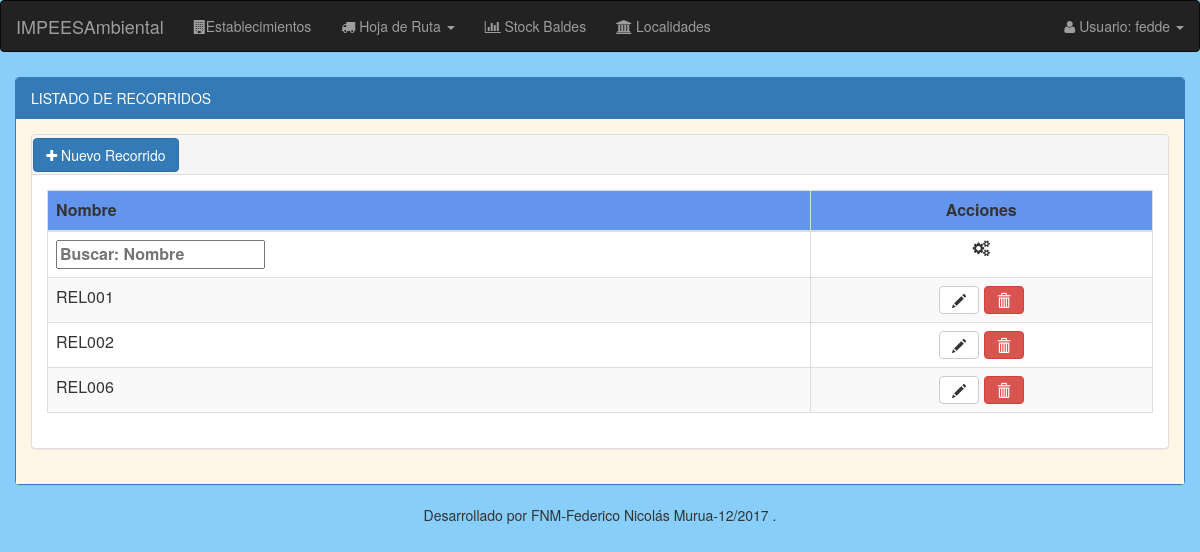
The page /generadores/listado/recorridos/ (signed in) on the database its author committed.
### modulo_I/models.py (models this page shows, shortened)
class Recorrido(models.Model):
    nombre = models.CharField(max_length=50, unique=True)
    extra = models.BooleanField(default=False)

### modulo_I/views.py (the view)
@login_required
def listado_recorridos(request):
    listado_recorridos = Recorrido.objects.all()
    return render(request, 'establecimiento/recorrido/recorrido_listado.html', {'listado_recorridos': listado_recorridos})

### modulo_I/templates/establecimiento/recorrido/recorrido_listado.html (shortened to what this page needs)
{% extends "base/base_listado.html" %}
{% load staticfiles %}
{% load staticfiles bootstrap3 %}
{% block panel-heading %}
  LISTADO DE RECORRIDOS
{% endblock %}
{% block panel-heading-tabla %}
  <div style="padding-top:0.3%; padding-left:0.1%;">
    <a class="btn btn-primary js-alta-recorrido"><i class="fa fa-plus"></i> Nuevo Recorrido</a>
  </div>
{% endblock %}
{% block thead-tabla %}
  <thead>
  <tr style="background:#6495ED;">
      <th>Nombre</th>
      <th style="text-align: center;">Acciones</th>
  </tr>
  </thead>
{% endblock %}
{% block tfoot-tabla %}
  <tfoot >
     <tr>
       <th>Nombre</th>
       <th style="text-align: center;"><i class="fa fa-cogs"></i></th>
    </tr>
  </tfoot>
{% endblock %}
{% block tbody-tabla %}
  <tbody>
  {% for recorrido in listado_recorridos %}
      <tr>
          <td>{{ recorrido.nombre }}</td>
          <td align="center">
             <a class="btn btn-default" data-toggle="tooltip" title="Modificar" href="{% url 'generadores:modificar_recorridos' id_recorrido=recorrido.id%}"><em class="glyphicon glyphicon-pencil"></em></a>
             <a id="recorrido_id"class="btn btn-danger btn-baja" data-recorridoid="{{recorrido.id}}" data-recorridonombre="{{recorrido.nombre}}" data-toggle="modal" data-target="#modal_baja" title="Eliminar"><em class="glyphicon glyphicon-trash"></em></a>
          </td>
      </tr>
  {% endfor %}
  </tbody>
{% endblock %}

### templates/base/nav.html (shortened to what this page needs)
<nav class="navbar navbar-inverse">
  <div class="container-fluid">
    <div class="navbar-header">
      <a class="navbar-brand" href="#" >IMPEESAmbiental</a>
    </div>
    <ul class="nav navbar-nav">
      <li><a href="{% url 'generadores:listado_generadores' %}"><i class="fa fa-building"></i>Establecimientos</a><li>
      <li class="dropdown"><a class="dropdown-toggle" data-toggle="dropdown" href="#"><i class="fa fa-truck"></i> Hoja de Ruta <span class="caret"></span></a>
      </li>
      <li><a href="{% url 'baldes:listado_baldes' %}"><i class="fa fa-bar-chart-o"></i> Stock Baldes</a><li>
      <li><a href="{% url 'localidades:listado_localidades' %}"><i class="fa fa-institution"></i> Localidades</a><li>
    </ul>
    <ul class="nav navbar-nav navbar-right">
      <li class="dropdown"><a class="dropdown-toggle" data-toggle="dropdown" href="#"><i class="fa fa-user"></i> Usuario: {{user.get_username}} <span class="caret"></span></a>
      </li>
    </ul>
  </div>
</nav>

### estaticos/css/filtro_upHeader_tabla.css (style rules this page uses)
tfoot { display: table-header-group; }

### rows shown on the page
Recorrido: nombre "REL001"
Recorrido: nombre "REL002"
Recorrido: nombre "REL006"

### other values the page prints
{{ user.get_username }} "fedde"
